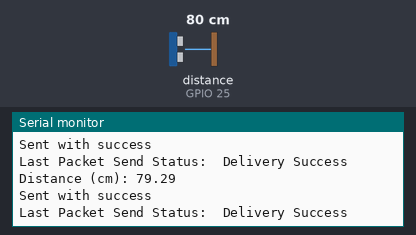
The sketch below on a simulated ESP32. On the bench: the last lines printed to the serial monitor. Wiring (inferred from the names in the program): ultrasonic range finder: trigger GPIO 26; echo GPIO 25. The test bench sets the inputs (shaded band); at power-on: distance to the obstacle (sensor on GPIO 25) 80 cm. The echo pulse lasts 58.3 µs per cm.

Above: at 1.3 s.
1.4 s: distance to the obstacle (sensor on GPIO 25) set to 2 cm
At 1.83 s:
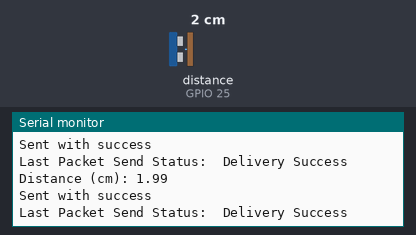
2.9 s: distance to the obstacle (sensor on GPIO 25) set to 4 cm
At 3.33 s:
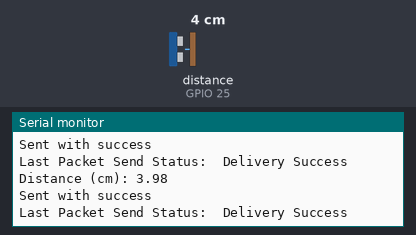
Timing chart, 0 to 5.9 s (numbered marks = the images above; inputs shaded):
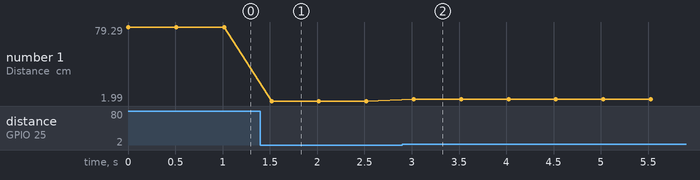

The sketch:

ESP32_SENDER_espnow.ino
```cpp
#define TRIGPIN 26
#define ECHOPIN 25
#define SOUND_VELOCITY 0.034
#define CM_TO_INCH 0.393701

#include <esp_now.h>
#include <WiFi.h>

long duration;
float distanceCm;


uint8_t broadcastAddress[] = {0xcc, 0xdb, 0xa7, 0x2f, 0x1b, 0x28};


typedef struct struct_message {
//  char a[32];z
  int id;
  int us_data;
}
struct_message;

struct_message myData;

esp_now_peer_info_t peerInfo;

void OnDataSent(const uint8_t *mac_addr, esp_now_send_status_t status) {
  Serial.print("\r\nLast Packet Send Status:\t");
  Serial.println(status == ESP_NOW_SEND_SUCCESS ? "Delivery Success" : "Delivery Fail");
}

void setup() {
  Serial.begin(115200);
  pinMode(TRIGPIN, OUTPUT);
  pinMode(ECHOPIN, INPUT);
  WiFi.mode(WIFI_STA);

  if (esp_now_init() != ESP_OK) {
    Serial.println("Error initializing ESP-NOW");
    return;
  }


  esp_now_register_send_cb(OnDataSent);

  memcpy(peerInfo.peer_addr, broadcastAddress, 6);
  peerInfo.channel = 0;
  peerInfo.encrypt = false;

  if (esp_now_add_peer(&peerInfo) != ESP_OK){
    Serial.println("Failed to add peer");
    return;
  }
}

void loop() {
  myData.id = 1;
  myData.us_data = readUltrasonic();

  esp_err_t result = esp_now_send(broadcastAddress, (uint8_t *) &myData, sizeof(myData));

  if (result == ESP_OK) {
    Serial.println("Sent with success");
  }
  else {
    Serial.println("Error sending the data");
  }
  delay(500);
}

int readUltrasonic(){

  digitalWrite(TRIGPIN, LOW);
  delayMicroseconds(5);
  digitalWrite(TRIGPIN, HIGH);
  delayMicroseconds(10);
  digitalWrite(TRIGPIN, LOW);
  duration = pulseIn(ECHOPIN, HIGH);
  distanceCm = duration * SOUND_VELOCITY/2;

  Serial.print("Distance (cm): ");
  Serial.println(distanceCm);
  int dist = (int)distanceCm;
  if(dist> 200){
    dist =200;
  }
  int speed_val = map(dist,1,200,0,255);
  speed_val = int(speed_val);
  return speed_val;
  }
```

Measured:
- after the input at 1.4 s, the serial monitor: prints a new line after 0.12 s (image 1)
- after the input at 2.9 s, the serial monitor: prints a new line after 0.12 s (image 2)
- plotted number 1: 79.29 → 1.99 after the input at 1.4 s, 1.99 → 3.98 after the input at 2.9 s
